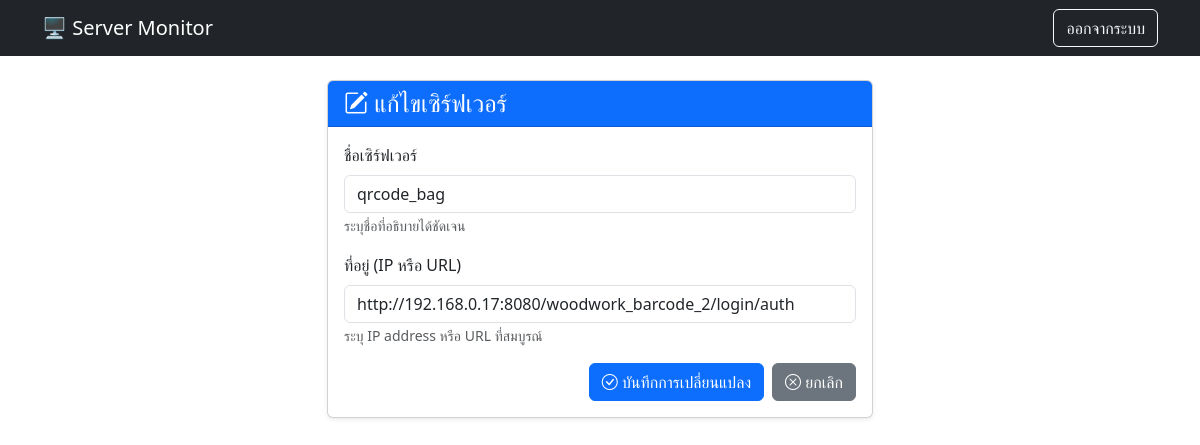
The app's page /actions/edit_server.php?id=4 (signed in) with its own data.
### tables this page shows
CREATE TABLE `servers` (
  `id` int(11) NOT NULL AUTO_INCREMENT,
  `name` varchar(100) NOT NULL,
  `address` varchar(255) NOT NULL COMMENT 'เก็บ IP หรือ URL',
  `type` enum('ip','url') NOT NULL,
  `last_check` timestamp NULL DEFAULT NULL,
  `status` varchar(20) DEFAULT 'Unknown',
  `is_active` tinyint(1) DEFAULT 1,
  PRIMARY KEY (`id`)
);

### actions/edit_server.php (the view, shortened to what this page needs)
<?php
require_once '../config.php';
$server_id = intval($_GET['id']);
$stmt = $conn->prepare("SELECT id, name, address FROM servers WHERE id = ?");
$stmt->bind_param("i", $server_id);
$stmt->execute();
$result = $stmt->get_result();
$server = $result->fetch_assoc();
?>
<!DOCTYPE html>
<html lang="th">
<head>
    <link href="https://cdn.jsdelivr.net/npm/bootstrap@5.3.3/dist/css/bootstrap.min.css" rel="stylesheet">
    <link rel="stylesheet" href="https://cdn.jsdelivr.net/npm/bootstrap-icons@1.11.3/font/bootstrap-icons.min.css">
</head>
<body>
    <nav class="navbar navbar-expand-lg navbar-dark bg-dark">
        <div class="container">
            <a class="navbar-brand" href="../dashboard.php">🖥️ Server Monitor</a>
            <div class="collapse navbar-collapse">
                <ul class="navbar-nav ms-auto">
                    <li class="nav-item">
                        <a class="btn btn-outline-light" href="../logout.php">ออกจากระบบ</a>
                    </li>
                </ul>
            </div>
        </div>
    </nav>
    <div class="container mt-4">
        <div class="row justify-content-center">
            <div class="col-md-6">
                <div class="card shadow-sm">
                    <div class="card-header bg-primary text-white">
                        <h4 class="mb-0">
                            <i class="bi bi-pencil-square"></i> แก้ไขเซิร์ฟเวอร์
                        </h4>
                    </div>
                    <div class="card-body">
                        <form action="update_server.php" method="post" id="editForm">
                            <div class="mb-3">
                                <label for="name" class="form-label">ชื่อเซิร์ฟเวอร์</label>
                                <input type="text" class="form-control" id="name" name="name"
                                       value="<?php echo htmlspecialchars($server['name']); ?>"
                                       placeholder="เช่น เว็บไซต์หลัก" required>
                                <small class="form-text text-muted">ระบุชื่อที่อธิบายได้ชัดเจน</small>
                            </div>
                            <div class="mb-3">
                                <label for="address" class="form-label">ที่อยู่ (IP หรือ URL)</label>
                                <input type="text" class="form-control" id="address" name="address"
                                       value="<?php echo htmlspecialchars($server['address']); ?>"
                                       placeholder="เช่น 192.168.1.1 หรือ https://example.com" required>
                                <small class="form-text text-muted">ระบุ IP address หรือ URL ที่สมบูรณ์</small>
                            </div>
                            <div class="d-grid gap-2 d-md-flex justify-content-md-end">
                                <button type="submit" class="btn btn-primary">
                                    <i class="bi bi-check-circle"></i> บันทึกการเปลี่ยนแปลง
                                </button>
                                <a href="../dashboard.php" class="btn btn-secondary">
                                    <i class="bi bi-x-circle"></i> ยกเลิก
                                </a>
                            </div>
                        </form>
                    </div>
                </div>
            </div>
        </div>
    </div>
</body>
</html>

### records on screen
servers: name "qrcode_bag", address "http://192.168.0.17:8080/woodwork_barcode_2/login/auth"
